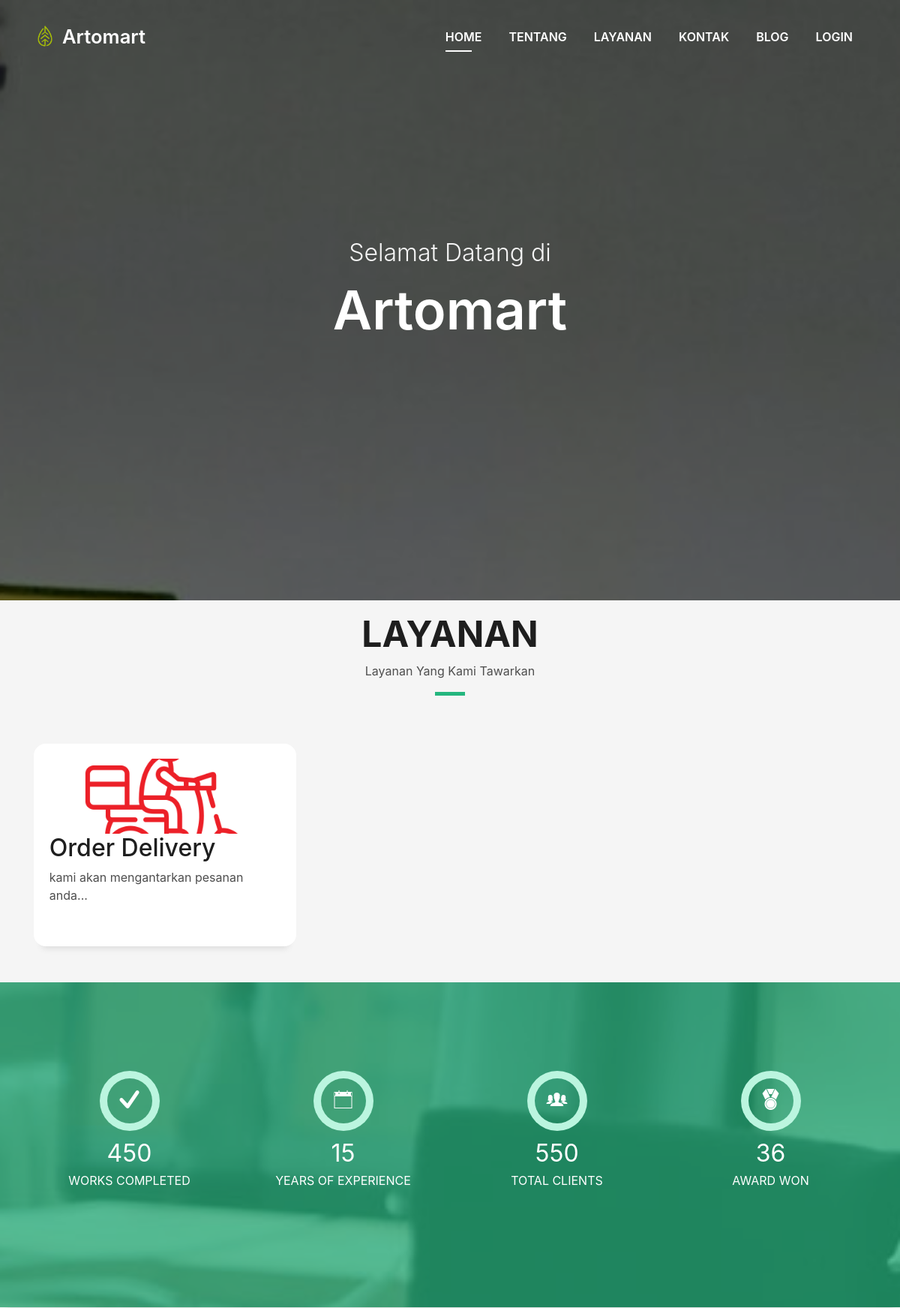
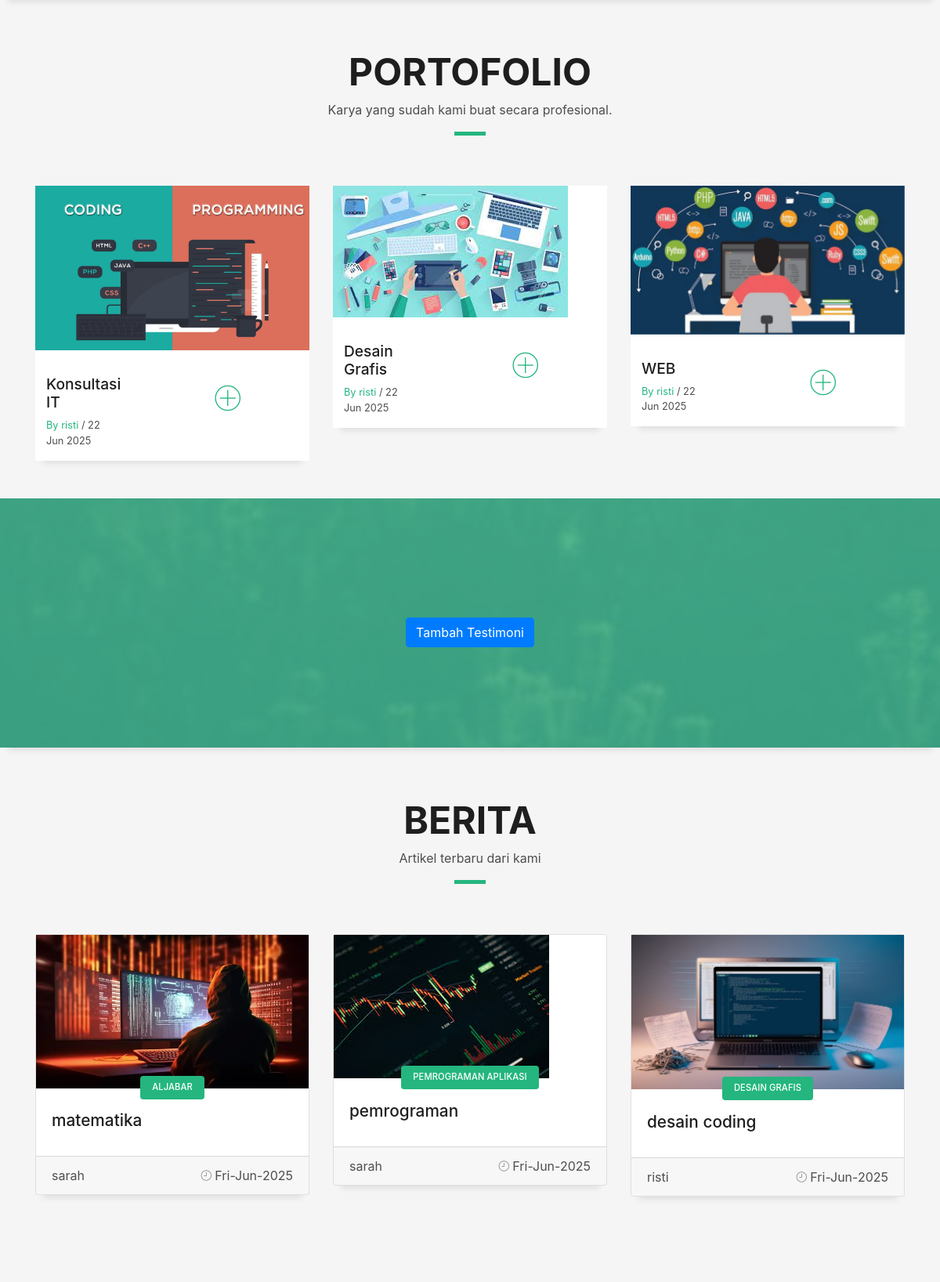
The page / (upper part) on the database its author committed (2 pictures, top to bottom).
### tables this page shows
CREATE TABLE `pengaturan` (
  `nama` varchar(255) NOT NULL,
  `deskripsi` text NOT NULL,
  `logo` varchar(255) NOT NULL,
  `link_facebook` varchar(255) NOT NULL,
  `link_tiktok` varchar(255) NOT NULL,
  `link_instagram` varchar(255) NOT NULL
);

CREATE TABLE `layanan` (
  `id` int(11) NOT NULL,
  `id_user` int(11) NOT NULL,
  `nama` varchar(255) NOT NULL,
  `deskripsi` text DEFAULT NULL,
  `gambar` text DEFAULT NULL,
  `tanggal` datetime NOT NULL,
  `status` int(1) NOT NULL
);

CREATE TABLE `portofolio` (
  `portofolio_id` int(11) NOT NULL,
  `portofolio_judul` varchar(255) NOT NULL,
  `portofolio_slug` varchar(255) NOT NULL,
  `portofolio_konten` text NOT NULL,
  `portofolio_sampul` varchar(255) NOT NULL,
  `portofolio_author` int(11) NOT NULL,
  `portofolio_tanggal` datetime NOT NULL,
  `portofolio_status` varchar(20) NOT NULL
);

CREATE TABLE `pengguna` (
  `pengguna_id` int(11) NOT NULL,
  `pengguna_nama` varchar(255) NOT NULL,
  `pengguna_email` varchar(255) NOT NULL,
  `pengguna_username` varchar(255) NOT NULL,
  `pengguna_password` varchar(255) NOT NULL,
  `pengguna_level` enum('admin','penulis') NOT NULL,
  `pengguna_status` int(11) NOT NULL
);

CREATE TABLE `artikel` (
  `artikel_id` int(11) NOT NULL,
  `artikel_tanggal` datetime NOT NULL,
  `artikel_judul` varchar(255) NOT NULL,
  `artikel_slug` varchar(255) NOT NULL,
  `artikel_konten` longtext NOT NULL,
  `artikel_sampul` varchar(255) NOT NULL,
  `artikel_author` int(11) NOT NULL,
  `artikel_kategori` int(11) NOT NULL,
  `artikel_status` enum('publish','draft') NOT NULL
);

CREATE TABLE `kategori` (
  `kategori_id` int(11) NOT NULL,
  `kategori_nama` varchar(255) NOT NULL,
  `kategori_slug` varchar(255) NOT NULL
);

### application/controllers/Welcome.php (called while the page is built, shortened)
<?php
class Welcome extends CI_Controller {
    function __construct() {
        $this->load->model('m_data');
    }
    public function index() {
        $data['artikel'] = $this->db->query("
            SELECT * FROM artikel
            JOIN pengguna ON artikel.artikel_author = pengguna.pengguna_id
            JOIN kategori ON artikel.artikel_kategori = kategori.kategori_id
            WHERE artikel_status = 'publish'
            ORDER BY artikel_id DESC
            LIMIT 3
        ")->result();
        $data['portofolio'] = $this->db->query("
			SELECT * FROM portofolio
			JOIN pengguna ON portofolio.portofolio_author = pengguna.pengguna_id
			WHERE portofolio_status = 'publish'
			ORDER BY portofolio_id DESC
			LIMIT 3
			")->result();
		$data['layanan'] = $this->db->query("
			SELECT * FROM layanan
			WHERE status='1'
			LIMIT 6
			")->result();
		$data['testimoni'] = $this->db->query("
			SELECT * FROM testimoni where status='1'
			LIMIT 6
			")->result();
        $data['pengaturan'] = $this->m_data->get_data('pengaturan')->row();
        $data['meta_keyword'] = $data['pengaturan']->nama;
        $data['meta_description'] = $data['pengaturan']->deskripsi;
        $this->load->view('frontend/v_header', $data);
        $this->load->view('frontend/v_homepage', $data);
        $this->load->view('frontend/v_footer', $data);
    }
}

### index.php (called while the page is built, shortened)
<?php
require_once BASEPATH.'core/CodeIgniter.php';

### application/models/M_data.php (called while the page is built, shortened)
<?php
class M_data extends CI_Model {
    function get_data($table) {
        return $this->db->get($table);
    }
}
?>

### application/views/frontend/v_homepage.php (the view, shortened to what this page needs)
<div id="home" class="intro route bg-image" style="background-image: url(<?php echo base_url(); ?>assets_frontend/img/arto.jpg)">
  <div class="overlay-itro"></div>
  <div class="intro-content display-table">
    <div class="table-cell">
      <div class="container">
        <p class="display-6 color-d">Selamat Datang di</p>
        <h1 class="intro-title mb-4"><?php echo $pengaturan->nama; ?></h1>
      </div>
    </div>
  </div>
</div>
<section id="service" class="services-mf route">
  <div class="container">
    <div class="row">
      <div class="col-sm-12">
        <div class="title-box text-center">
          <h3 class="title-a mt-3">Layanan</h3>
          <p class="subtitle-a">Layanan Yang Kami Tawarkan</p>
          <div class="line-mf"></div>
        </div>
      </div>
    </div>
    <div class="row">
            <?php foreach ($layanan as $l): ?>
				<div class="col-md-4">
					<a href="<?php echo base_url('welcome/layanan_detail/'.$l->id); ?>" style="text-decoration:none;color:black;">
						<div class="service-box">
								<img src="<?php echo base_url('./gambar/layanan/'.$l->gambar); ?>" alt="<?php echo $l->nama; ?>" height="100" style="border-radius:20px; width:100%;object-fit:cover;margin-top:-20px;">
								<div class="service-content">
										<h2><?php echo $l->nama; ?></h2>
										<p class="s-description">
												<?php echo substr($l->deskripsi, 0, 100) . '...'; ?>
										</p>
								</div>
						</div>
					</a>
				</div>
				<?php endforeach; ?>
  </div>
</section>
<div class="section-counter paralax-mf bg-image" style="background-image: url(<?php echo base_url(); ?>assets_frontend/img/counters-bg.jpg)">
  <div class="overlay-mf"></div>
  <div class="container">
    <div class="row">
      <?php $counters = [
        ['icon' => 'ion-checkmark-round', 'number' => 450, 'text' => 'WORKS COMPLETED'],
        ['icon' => 'ion-ios-calendar-outline', 'number' => 15, 'text' => 'YEARS OF EXPERIENCE'],
        ['icon' => 'ion-ios-people', 'number' => 550, 'text' => 'TOTAL CLIENTS'],
        ['icon' => 'ion-ribbon-a', 'number' => 36, 'text' => 'AWARD WON']
      ];
      foreach ($counters as $counter): ?>
      <div class="col-sm-3 col-lg-3">
        <div class="counter-box">
          <div class="counter-ico">
            <span class="ico-circle"><i class="<?php echo $counter['icon']; ?>"></i></span>
          </div>
          <div class="counter-num">
            <p class="counter"><?php echo $counter['number']; ?></p>
            <span class="counter-text"><?php echo $counter['text']; ?></span>
          </div>
        </div>
      </div>
      <?php endforeach; ?>
    </div>
  </div>
</div>
<section id="work" class="portfolio-mf sect-pt4 route">
  <div class="container">
    <div class="row">
      <div class="col-sm-12">
        <div class="title-box text-center">
          <h3 class="title-a">Portofolio</h3>
          <p class="subtitle-a">Karya yang sudah kami buat secara profesional.</p>
          <div class="line-mf"></div>
        </div>
      </div>
    </div>
    <div class="row">
      <?php foreach ($portofolio as $p): ?>
      <div class="col-md-4">
        <div class="work-box">
         <a href="<?php echo base_url('portofolio/' . $p->portofolio_slug); ?>">
            <div class="work-img">
              <img src="<?php echo base_url('gambar/portofolio/' . $p->portofolio_sampul); ?>" alt="<?php echo $p->portofolio_judul; ?>" class="img-fluid">
            </div>
            <div class="work-content">
              <div class="row">
                <div class="col-sm-8">
                  <h2 class="w-title"><?php echo $p->portofolio_judul; ?></h2>
                  <div class="w-more">
                    <span class="w-ctegory">By <?php echo $p->pengguna_nama; ?></span>
                    / <span class="w-date"><?php echo date('d M Y', strtotime($p->portofolio_tanggal)); ?></span>
                  </div>
                </div>
                <div class="col-sm-4">
                  <div class="w-like">
                    <a href="<?php echo base_url('portofolio/' . $p->portofolio_slug); ?>">
                      <span class="ion-ios-plus-outline"></span>
                    </a>
                  </div>
                </div>
              </div>
            </div>
          </a>
        </div>
      </div>
      <?php endforeach; ?>
    </div>
  </div>
</section>
<div class="testimonials paralax-mf bg-image" style="background-image: url(<?php echo base_url(); ?>assets_frontend/img/overlay-bg.jpg)">
  <div class="container">
    <div class="row">
      <div class="col-md-12">
        <div class="text-center mt-4">
          <a href="<?= site_url('welcome/testimoni_tambah') ?>" class="btn btn-primary">
            Tambah Testimoni
          </a>
        </div>
      </div>
    </div>
  </div>
</div>
<section id="blog" class="blog-mf sect-pt4 route">
  <div class="container">
    <div class="row">
      <div class="col-sm-12">
        <div class="title-box text-center">
          <h3 class="title-a">BERITA</h3>
          <p class="subtitle-a">Artikel terbaru dari kami</p>
          <div class="line-mf"></div>
        </div>
      </div>
    </div>
    <div class="row">
      <?php foreach ($artikel as $a): ?>
      <div class="col-md-4">
        <div class="card card-blog">
          <div class="card-img">
            <a href="<?php echo base_url() . $a->artikel_slug; ?>">
              <?php if ($a->artikel_sampul != ''): ?>
                <img src="<?php echo base_url('gambar/artikel/' . $a->artikel_sampul); ?>" alt="<?php echo $a->artikel_judul; ?>" class="img-fluid">
              <?php endif; ?>
            </a>
          </div>
          <div class="card-body">
            <div class="card-category-box">
              <div class="card-category">
                <a href="<?php echo base_url('kategori/' . $a->kategori_slug); ?>">
                  <h6 class="category"><?php echo $a->kategori_nama; ?></h6>
                </a>
              </div>
            </div>
            <h3 class="card-title">
              <a href="<?php echo base_url() . $a->artikel_slug; ?>"><?php echo $a->artikel_judul; ?></a>
            </h3>
          </div>
          <div class="card-footer">
            <div class="post-author">
              <span class="author"><?php echo $a->pengguna_nama; ?></span>
            </div>
            <div class="post-date">
              <span class="ion-ios-clock-outline"></span> <?php echo date('D-M-Y', strtotime($a->artikel_tanggal)); ?>
            </div>
          </div>
        </div>
      </div>
      <?php endforeach; ?>
    </div>
  </div>
</section>

### application/views/frontend/v_header.php (shortened to what this page needs)
<!DOCTYPE html>
<html lang="en">
<head>
  <link href="<?php echo base_url('assets_frontend/lib/bootstrap/css/bootstrap.min.css'); ?>" rel="stylesheet">
  <link href="<?php echo base_url('assets_frontend/lib/font-awesome/css/font-awesome.min.css'); ?>" rel="stylesheet">
  <link href="<?php echo base_url('assets_frontend/lib/animate/animate.min.css'); ?>" rel="stylesheet">
  <link href="<?php echo base_url('assets_frontend/lib/ionicons/css/ionicons.min.css'); ?>" rel="stylesheet">
  <link href="<?php echo base_url('assets_frontend/lib/owlcarousel/assets/owl.carousel.min.css'); ?>" rel="stylesheet">
  <link href="<?php echo base_url('assets_frontend/lib/lightbox/css/lightbox.min.css'); ?>" rel="stylesheet">
  <link href="<?php echo base_url('assets_frontend/css/style-green.css'); ?>" rel="stylesheet">
</head>
<body id="page-top">
<nav class="navbar navbar-b navbar-trans navbar-expand-md fixed-top" id="mainNav">
  <div class="container">
    <img src="<?php echo base_url('gambar/website/' . $pengaturan->logo); ?>" width="30" class="mr-2">
    <a class="navbar-brand js-scroll" href="#page-top"><?php echo $pengaturan->nama; ?></a>
    <div class="navbar-collapse collapse justify-content-end" id="navbarDefault">
      <ul class="navbar-nav">
        <li class="nav-item">
          <a class="nav-link js-scroll active" href="<?php echo base_url(); ?>">Home</a>
        </li>
        <li class="nav-item">
          <a class="nav-link js-scroll" href="<?php echo base_url('page/tentang'); ?>">Tentang</a>
        </li>
        <li class="nav-item">
          <a class="nav-link js-scroll" href="<?php echo base_url('layanan'); ?>">Layanan</a>
        </li>
        <li class="nav-item">
          <a class="nav-link js-scroll" href="<?php echo base_url('page/kontak'); ?>">Kontak</a>
        </li>
        <li class="nav-item">
          <a class="nav-link js-scroll" href="<?php echo base_url('blog'); ?>">Blog</a>
        </li>
        <li class="nav-item">
          <a class="nav-link js-scroll" href="<?php echo base_url('login'); ?>">Login</a>
        </li>
      </ul>
    </div>
  </div>
</nav>

### rows shown on the page
pengaturan: logo (picture), nama "Artomart"
layanan: gambar (picture), nama "Order Delivery", deskripsi "kami akan mengantarkan pesanan anda"
portofolio: portofolio_sampul (picture), portofolio_judul "Konsultasi IT", pengguna.pengguna_nama "risti", portofolio_tanggal "22 Jun 2025"
portofolio: portofolio_sampul (picture), portofolio_judul "Desain Grafis", pengguna.pengguna_nama "risti", portofolio_tanggal "22 Jun 2025"
portofolio: portofolio_sampul (picture), portofolio_judul "WEB", pengguna.pengguna_nama "risti", portofolio_tanggal "22 Jun 2025"
artikel: artikel_sampul (picture), kategori.kategori_nama "ALJABAR", artikel_judul "matematika", pengguna.pengguna_nama "sarah", artikel_tanggal "Fri-Jun-2025"
artikel: artikel_sampul (picture), kategori.kategori_nama "PEMROGRAMAN APLIKASI", artikel_judul "pemrograman", pengguna.pengguna_nama "sarah", artikel_tanggal "Fri-Jun-2025"
artikel: artikel_sampul (picture), kategori.kategori_nama "DESAIN GRAFIS", artikel_judul "desain coding", pengguna.pengguna_nama "risti", artikel_tanggal "Fri-Jun-2025"

### other values the page prints
$counter['number'] "450"
$counter['text'] "WORKS COMPLETED"
$counter['number'] "15"
$counter['text'] "YEARS OF EXPERIENCE"
$counter['number'] "550"
$counter['text'] "TOTAL CLIENTS"
$counter['number'] "36"
$counter['text'] "AWARD WON"
